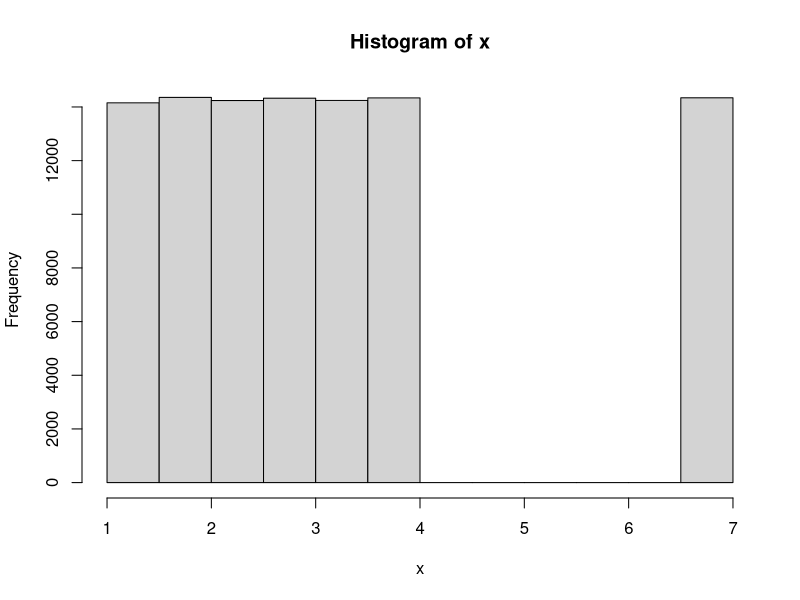
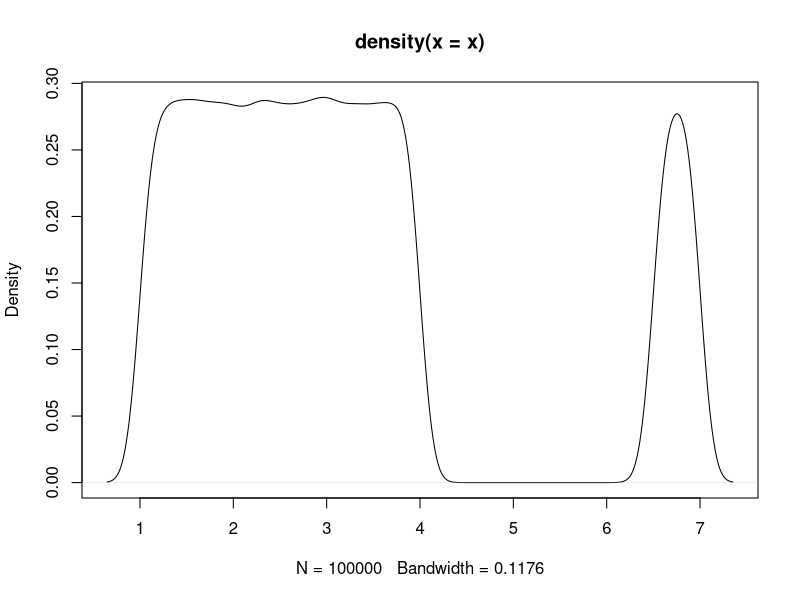
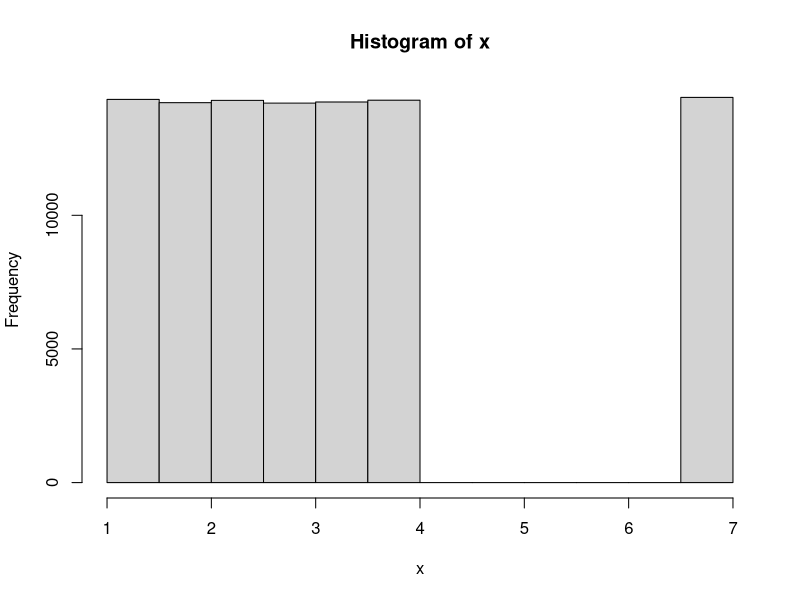
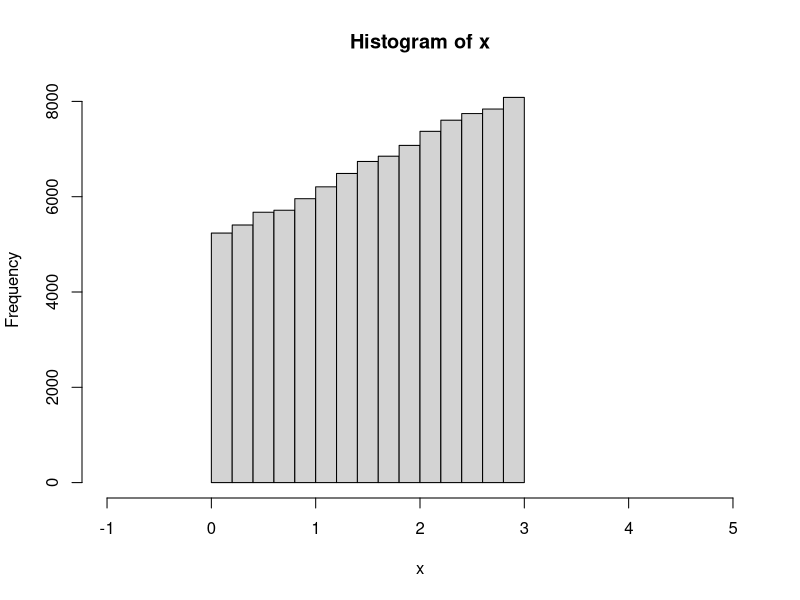
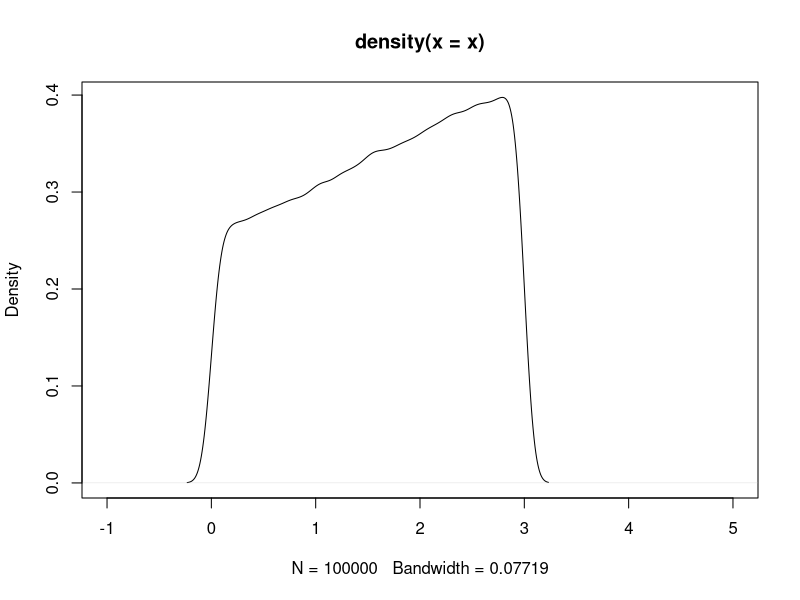
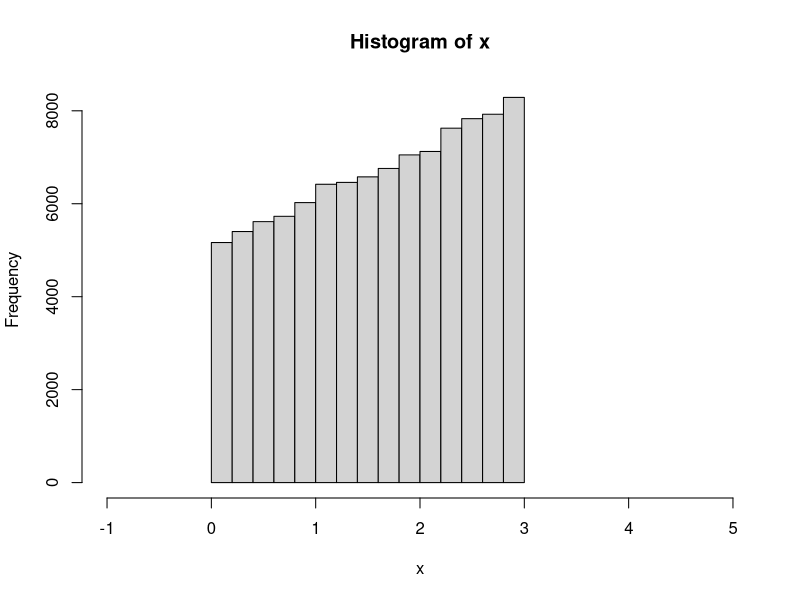
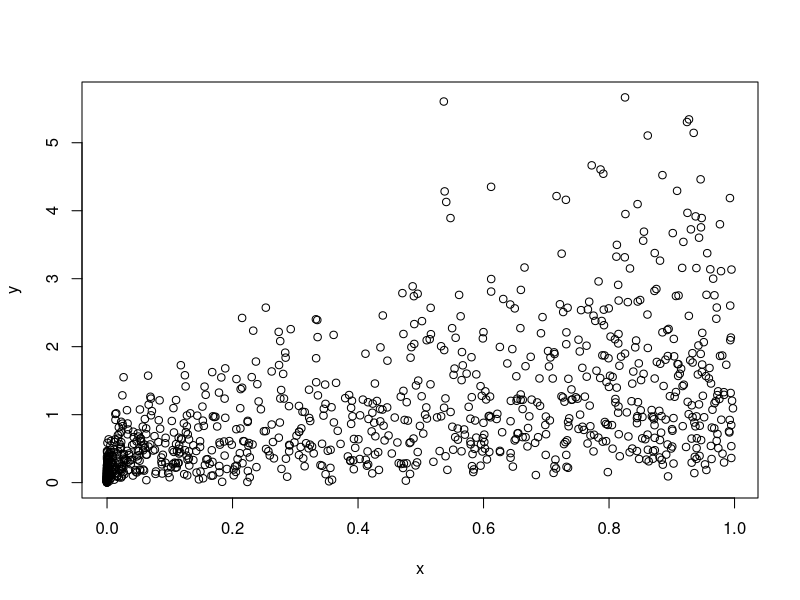
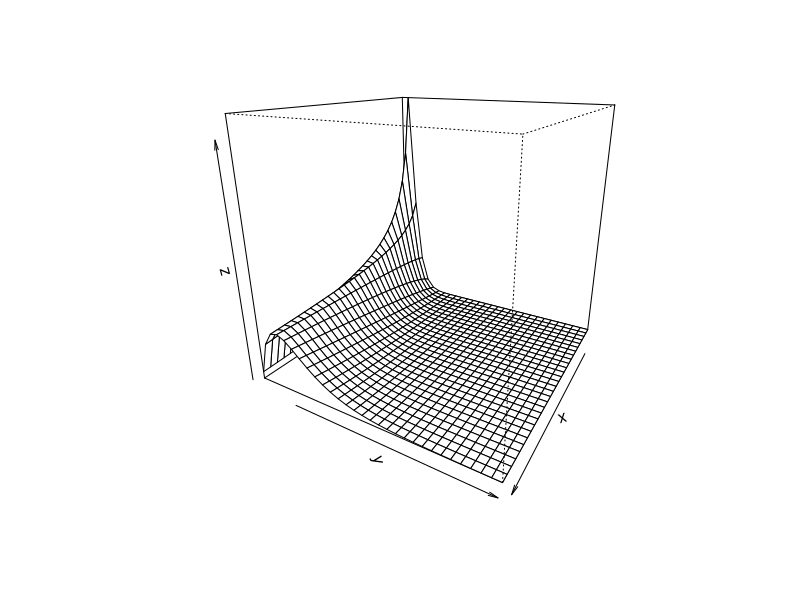

These charts were generated, in order, by the following R code:
# Ex. 5
# inversion
n <- 10^5
a <- 1
b <- 4
c <- 6.5
d <- 7
l <- b-a+d-c
U <- runif(n) 

x <- l*U+a +(c-b)*(U>((b-a)/l))
hist(x)
plot(density(x))

# rejet
x <- rep(0,n)
for (i in 1:n){
  u <- runif(1, min = a, max = d)
  while ((u>b)&(u<c)){
    u <- runif(1, min = a, max = d)
  }
  x[i] <- u
}
hist(x)

# Ex. 6
a <- 0
b <- 3
c <- 1/18
d <- 1/4
n <- 10^5

# inversion
U <- runif(n)
x <- (-d+sqrt(d^2+2*c*U))/c
hist(x, xlim = c(-1,5))
plot(density(x), xlim = c(-1,5))

# rejet
a <- 0
b <- 3
c <- 1/18
d <- 1/4
n <- 10^5
x <- rep(0,n)
K <- max(a*c+d,b*c+d)
tic <- 0
for (i in 1:n){
  u <- 0
  v <- 10^6
  while (c*u+d <= v){
    u <- runif(1, min = a, max = b)
    v <- runif(1, min = 0, max = K)
    tic <- tic+1
  }
  x[i] <- u
}
hist(x, xlim = c(-1,5))


# Ex. 7. Simulation de couple
n <- 10^3
y <- rexp(n,rate=1)
U <- runif(n) 
x <- U^(1/y) # once I know Y (which follows its marginal dsbtn), I can generate X knowing Y
plot(x,y)

# to plot density
x <- seq(0.05,1,length=30)
y <- seq(0.05, 10,length=30)
f <- function(x,y){return(y*x^(y-1)*exp(-y))}
z <- outer(x,y,f)
persp(x, y, z, phi=20, theta = 120)

# Ex. 8
N <- 10^3
n <- 10
p1 <- 0.6
p2 <- 0.3
p3 <- 1-(p1+p2)
X1 <- rbinom(N,n,p1)
X2 <- rbinom(N,n-X1,p2/(1-p1))
X3 <- n-X1-X2
plot(X1,X2)
res <- sum(X3)/N-n*p3 # residual check LLN
abs(res)

toto <- cumsum(X3)/(1:N)
plot(toto,type='line')
abline(h=n*p3)
